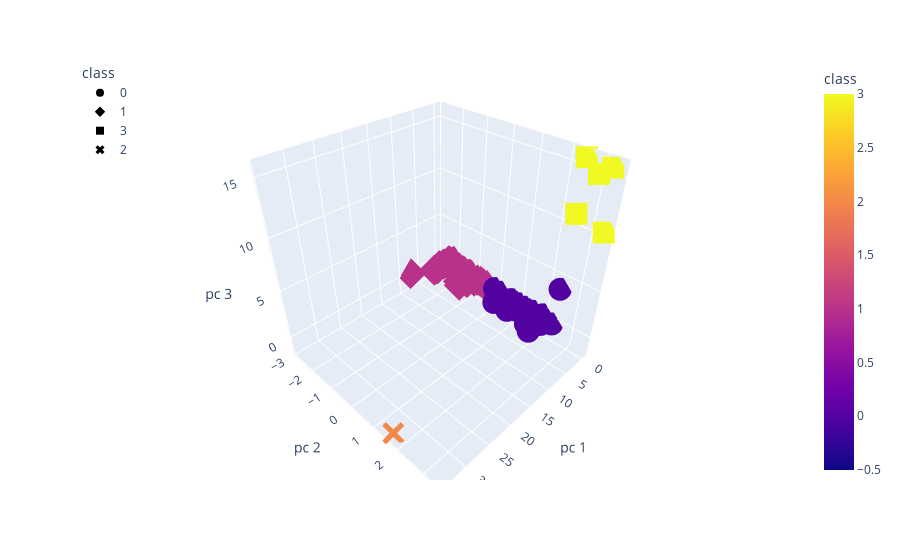

Source (notebook cell):
### Markdown cell above
### Visualizing Results

#### 3D-Scatter with Clusters

### Code cell
four_clusters = get_clusters(4, pca_df)

# Create a 3D-Scatter with the PCA data and the clusters
fig = px.scatter_3d(
    four_clusters,
    x="pc 1",
    y="pc 2",
    z="pc 3",
    color="class",
    symbol="class",
    width=800
)
fig.update_layout(legend=dict(x=0, y=1))
fig.show()

### Figure 1 — Plotly figure (JSON) as saved in the notebook; plotly's stock layout.template omitted (floating-point values rounded to 4 significant figures; data arrays with more than 128 entries replaced by an {"elided": "..."} marker saying what was removed)
{"data": [{"hovertemplate": "class=%{marker.color}<br>pc 1=%{x}<br>pc 2=%{y}<br>pc 3=%{z}<extra></extra>", "legendgroup": "0", "marker": {"color": {"elided": "288 int values"}, "coloraxis": "coloraxis", "symbol": "circle"}, "mode": "markers", "name": "0", "scene": "scene", "showlegend": true, "type": "scatter3d", "x": {"elided": "288 float values"}, "y": {"elided": "288 float values"}, "z": {"elided": "288 float values"}}, {"hovertemplate": "class=%{marker.color}<br>pc 1=%{x}<br>pc 2=%{y}<br>pc 3=%{z}<extra></extra>", "legendgroup": "1", "marker": {"color": {"elided": "238 int values"}, "coloraxis": "coloraxis", "symbol": "diamond"}, "mode": "markers", "name": "1", "scene": "scene", "showlegend": true, "type": "scatter3d", "x": {"elided": "238 float values"}, "y": {"elided": "238 float values"}, "z": {"elided": "238 float values"}}, {"hovertemplate": "class=%{marker.color}<br>pc 1=%{x}<br>pc 2=%{y}<br>pc 3=%{z}<extra></extra>", "legendgroup": "3", "marker": {"color": [3, 3, 3, 3, 3], "coloraxis": "coloraxis", "symbol": "square"}, "mode": "markers", "name": "3", "scene": "scene", "showlegend": true, "type": "scatter3d", "x": [4.407, -0.1938, -0.3801, -0.4045, -0.407], "y": [2.971, 3.419, 3.291, 2.943, 2.519], "z": [12.62, 10.63, 15.64, 14.87, 15.77]}, {"hovertemplate": "class=%{marker.color}<br>pc 1=%{x}<br>pc 2=%{y}<br>pc 3=%{z}<extra></extra>", "legendgroup": "2", "marker": {"color": [2], "coloraxis": "coloraxis", "symbol": "x"}, "mode": "markers", "name": "2", "scene": "scene", "showlegend": true, "type": "scatter3d", "x": [34.06], "y": [1.638], "z": [-1.484]}], "layout": {"autosize": true, "coloraxis": {"colorbar": {"title": {"text": "class"}}, "colorscale": [[0, "#0d0887"], [0.1111, "#46039f"], [0.2222, "#7201a8"], [0.3333, "#9c179e"], [0.4444, "#bd3786"], [0.5556, "#d8576b"], [0.6667, "#ed7953"], [0.7778, "#fb9f3a"], [0.8889, "#fdca26"], [1, "#f0f921"]]}, "legend": {"title": {"text": "class"}, "tracegroupgap": 0, "x": 0, "y": 1}, "margin": {"t": 60}, "scene": {"aspectmode": "auto", "aspectratio": {"x": 1, "y": 1, "z": 1}, "domain": {"x": [0, 1], "y": [0, 1]}, "xaxis": {"title": {"text": "pc 1"}, "type": "linear"}, "yaxis": {"title": {"text": "pc 2"}, "type": "linear"}, "zaxis": {"title": {"text": "pc 3"}, "type": "linear"}}}}
